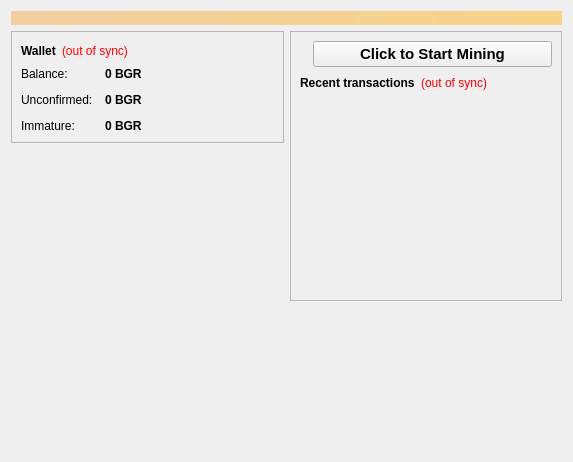
<?xml version="1.0" encoding="UTF-8"?>
<ui version="4.0">
 <class>OverviewPage</class>
 <widget class="QWidget" name="OverviewPage">
  <property name="geometry">
   <rect>
    <x>0</x>
    <y>0</y>
    <width>573</width>
    <height>462</height>
   </rect>
  </property>
  <property name="windowTitle">
   <string>Form</string>
  </property>
  <property name="styleSheet">
   <string notr="true"/>
  </property>
  <layout class="QVBoxLayout" name="topLayout">
   <item>
    <widget class="QLabel" name="labelAlerts">
     <property name="visible">
      <bool>false</bool>
     </property>
     <property name="styleSheet">
      <string notr="true">background-color: qlineargradient(x1: 0, y1: 0, x2: 1, y2: 0, stop:0 #F0D0A0, stop:1 #F8D488); color:#000000;</string>
     </property>
     <property name="wordWrap">
      <bool>true</bool>
     </property>
     <property name="margin">
      <number>3</number>
     </property>
    </widget>
   </item>
   <item>
    <layout class="QHBoxLayout" name="horizontalLayout" stretch="1,1">
     <item>
      <layout class="QVBoxLayout" name="verticalLayout_2">
       <item>
        <widget class="QFrame" name="frame">
         <property name="frameShape">
          <enum>QFrame::StyledPanel</enum>
         </property>
         <property name="frameShadow">
          <enum>QFrame::Raised</enum>
         </property>
         <layout class="QVBoxLayout" name="verticalLayout_4">
          <item>
           <layout class="QHBoxLayout" name="horizontalLayout_4">
            <item>
             <widget class="QLabel" name="label_5">
              <property name="font">
               <font>
                <weight>75</weight>
                <bold>true</bold>
               </font>
              </property>
              <property name="text">
               <string>Wallet</string>
              </property>
             </widget>
            </item>
            <item>
             <widget class="QLabel" name="labelWalletStatus">
              <property name="toolTip">
               <string>The displayed information may be out of date. Your wallet automatically synchronizes with the Bongger network after a connection is established, but this process has not completed yet.</string>
              </property>
              <property name="styleSheet">
               <string notr="true">QLabel { color: red; }</string>
              </property>
              <property name="text">
               <string notr="true">(out of sync)</string>
              </property>
              <property name="alignment">
               <set>Qt::AlignLeading|Qt::AlignLeft|Qt::AlignVCenter</set>
              </property>
             </widget>
            </item>
            <item>
             <spacer name="horizontalSpacer_2">
              <property name="orientation">
               <enum>Qt::Horizontal</enum>
              </property>
              <property name="sizeHint" stdset="0">
               <size>
                <width>40</width>
                <height>20</height>
               </size>
              </property>
             </spacer>
            </item>
           </layout>
          </item>
          <item>
           <layout class="QFormLayout" name="formLayout_2">
            <property name="fieldGrowthPolicy">
             <enum>QFormLayout::AllNonFixedFieldsGrow</enum>
            </property>
            <property name="horizontalSpacing">
             <number>12</number>
            </property>
            <property name="verticalSpacing">
             <number>12</number>
            </property>
            <item row="0" column="0">
             <widget class="QLabel" name="label">
              <property name="text">
               <string>Balance:</string>
              </property>
             </widget>
            </item>
            <item row="0" column="1">
             <widget class="QLabel" name="labelBalance">
              <property name="font">
               <font>
                <weight>75</weight>
                <bold>true</bold>
               </font>
              </property>
              <property name="cursor">
               <cursorShape>IBeamCursor</cursorShape>
              </property>
              <property name="toolTip">
               <string>Your current balance</string>
              </property>
              <property name="text">
               <string notr="true">0 BGR</string>
              </property>
              <property name="textInteractionFlags">
               <set>Qt::LinksAccessibleByMouse|Qt::TextSelectableByKeyboard|Qt::TextSelectableByMouse</set>
              </property>
             </widget>
            </item>
            <item row="2" column="0">
             <widget class="QLabel" name="label_3">
              <property name="text">
               <string>Unconfirmed:</string>
              </property>
             </widget>
            </item>
            <item row="2" column="1">
             <widget class="QLabel" name="labelUnconfirmed">
              <property name="font">
               <font>
                <weight>75</weight>
                <bold>true</bold>
               </font>
              </property>
              <property name="cursor">
               <cursorShape>IBeamCursor</cursorShape>
              </property>
              <property name="toolTip">
               <string>Total of transactions that have yet to be confirmed, and do not yet count toward the current balance</string>
              </property>
              <property name="text">
               <string notr="true">0 BGR</string>
              </property>
              <property name="textInteractionFlags">
               <set>Qt::LinksAccessibleByMouse|Qt::TextSelectableByKeyboard|Qt::TextSelectableByMouse</set>
              </property>
             </widget>
            </item>
            <item row="3" column="0">
             <widget class="QLabel" name="labelImmatureText">
              <property name="text">
               <string>Immature:</string>
              </property>
             </widget>
            </item>
            <item row="3" column="1">
             <widget class="QLabel" name="labelImmature">
              <property name="font">
               <font>
                <weight>75</weight>
                <bold>true</bold>
               </font>
              </property>
              <property name="toolTip">
               <string>Mined balance that has not yet matured</string>
              </property>
              <property name="text">
               <string notr="true">0 BGR</string>
              </property>
              <property name="textInteractionFlags">
               <set>Qt::LinksAccessibleByMouse|Qt::TextSelectableByKeyboard|Qt::TextSelectableByMouse</set>
              </property>
             </widget>
            </item>
           </layout>
          </item>
         </layout>
        </widget>
       </item>
       <item>
        <spacer name="verticalSpacer">
         <property name="orientation">
          <enum>Qt::Vertical</enum>
         </property>
         <property name="sizeHint" stdset="0">
          <size>
           <width>20</width>
           <height>40</height>
          </size>
         </property>
        </spacer>
       </item>
       <item>
        <widget class="QLabel" name="label_wallet_bgcoin">
         <property name="text">
          <string/>
         </property>
         <property name="pixmap">
          <pixmap resource="../bitcoin.qrc">:/images/wallet_bgcoin</pixmap>
         </property>
         <property name="scaledContents">
          <bool>false</bool>
         </property>
         <property name="alignment">
          <set>Qt::AlignCenter</set>
         </property>
         <property name="margin">
          <number>-2</number>
         </property>
        </widget>
       </item>
       <item>
        <widget class="QLabel" name="label_6">
         <property name="text">
          <string/>
         </property>
        </widget>
       </item>
      </layout>
     </item>
     <item>
      <layout class="QVBoxLayout" name="verticalLayout_3">
       <item>
        <widget class="QFrame" name="frame_2">
         <property name="frameShape">
          <enum>QFrame::StyledPanel</enum>
         </property>
         <property name="frameShadow">
          <enum>QFrame::Raised</enum>
         </property>
         <layout class="QVBoxLayout" name="verticalLayout">
          <item>
           <layout class="QHBoxLayout" name="horizontalLayout_5" stretch="0,1">
            <property name="spacing">
             <number>6</number>
            </property>
            <property name="leftMargin">
             <number>0</number>
            </property>
            <property name="topMargin">
             <number>0</number>
            </property>
            <property name="rightMargin">
             <number>0</number>
            </property>
            <property name="bottomMargin">
             <number>0</number>
            </property>
            <item>
             <widget class="QLabel" name="bgtonyframe">
              <property name="text">
               <string/>
              </property>
              <property name="pixmap">
               <pixmap resource="../bitcoin.qrc">:/movies/bgtony</pixmap>
              </property>
             </widget>
            </item>
            <item>
             <widget class="QPushButton" name="BtnMine">
              <property name="palette">
               <palette>
                <active>
                 <colorrole role="ButtonText">
                  <brush brushstyle="SolidPattern">
                   <color alpha="255">
                    <red>0</red>
                    <green>0</green>
                    <blue>0</blue>
                   </color>
                  </brush>
                 </colorrole>
                </active>
                <inactive>
                 <colorrole role="ButtonText">
                  <brush brushstyle="SolidPattern">
                   <color alpha="255">
                    <red>0</red>
                    <green>0</green>
                    <blue>0</blue>
                   </color>
                  </brush>
                 </colorrole>
                </inactive>
                <disabled>
                 <colorrole role="ButtonText">
                  <brush brushstyle="SolidPattern">
                   <color alpha="255">
                    <red>120</red>
                    <green>120</green>
                    <blue>120</blue>
                   </color>
                  </brush>
                 </colorrole>
                </disabled>
               </palette>
              </property>
              <property name="font">
               <font>
                <pointsize>11</pointsize>
                <weight>75</weight>
                <bold>true</bold>
               </font>
              </property>
              <property name="autoFillBackground">
               <bool>false</bool>
              </property>
              <property name="styleSheet">
               <string notr="true"/>
              </property>
              <property name="text">
               <string>Click to Start Mining</string>
              </property>
             </widget>
            </item>
           </layout>
          </item>
          <item>
           <layout class="QHBoxLayout" name="horizontalLayout_2">
            <item>
             <widget class="QLabel" name="label_4">
              <property name="text">
               <string>&lt;b&gt;Recent transactions&lt;/b&gt;</string>
              </property>
             </widget>
            </item>
            <item>
             <widget class="QLabel" name="labelTransactionsStatus">
              <property name="toolTip">
               <string>The displayed information may be out of date. Your wallet automatically synchronizes with the Bongger network after a connection is established, but this process has not completed yet.</string>
              </property>
              <property name="styleSheet">
               <string notr="true">QLabel { color: red; }</string>
              </property>
              <property name="text">
               <string notr="true">(out of sync)</string>
              </property>
              <property name="alignment">
               <set>Qt::AlignRight|Qt::AlignTrailing|Qt::AlignVCenter</set>
              </property>
             </widget>
            </item>
            <item>
             <spacer name="horizontalSpacer">
              <property name="orientation">
               <enum>Qt::Horizontal</enum>
              </property>
              <property name="sizeHint" stdset="0">
               <size>
                <width>40</width>
                <height>20</height>
               </size>
              </property>
             </spacer>
            </item>
           </layout>
          </item>
          <item>
           <widget class="QListView" name="listTransactions">
            <property name="styleSheet">
             <string notr="true">QListView { background: transparent; }</string>
            </property>
            <property name="frameShape">
             <enum>QFrame::NoFrame</enum>
            </property>
            <property name="verticalScrollBarPolicy">
             <enum>Qt::ScrollBarAlwaysOff</enum>
            </property>
            <property name="horizontalScrollBarPolicy">
             <enum>Qt::ScrollBarAlwaysOff</enum>
            </property>
            <property name="selectionMode">
             <enum>QAbstractItemView::NoSelection</enum>
            </property>
           </widget>
          </item>
         </layout>
        </widget>
       </item>
       <item>
        <spacer name="verticalSpacer_2">
         <property name="orientation">
          <enum>Qt::Vertical</enum>
         </property>
         <property name="sizeHint" stdset="0">
          <size>
           <width>20</width>
           <height>40</height>
          </size>
         </property>
        </spacer>
       </item>
      </layout>
     </item>
    </layout>
   </item>
  </layout>
 </widget>
 <resources>
  <include location="../bitcoin.qrc"/>
 </resources>
 <connections/>
</ui>
